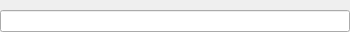
<?xml version="1.0" encoding="UTF-8"?>
<ui version="4.0">
 <class>InsertCompleter</class>
 <widget class="QDialog" name="InsertCompleter">
  <property name="geometry">
   <rect>
    <x>0</x>
    <y>0</y>
    <width>433</width>
    <height>34</height>
   </rect>
  </property>
  <property name="sizePolicy">
   <sizepolicy hsizetype="Minimum" vsizetype="Maximum">
    <horstretch>0</horstretch>
    <verstretch>0</verstretch>
   </sizepolicy>
  </property>
  <property name="minimumSize">
   <size>
    <width>0</width>
    <height>0</height>
   </size>
  </property>
  <property name="maximumSize">
   <size>
    <width>16777215</width>
    <height>184</height>
   </size>
  </property>
  <property name="cursor">
   <cursorShape>SizeAllCursor</cursorShape>
  </property>
  <property name="focusPolicy">
   <enum>Qt::ClickFocus</enum>
  </property>
  <property name="windowTitle">
   <string>Form</string>
  </property>
  <property name="windowOpacity">
   <double>1.000000000000000</double>
  </property>
  <property name="toolTip">
   <string>Drag to move; Press Esc to close.</string>
  </property>
  <property name="autoFillBackground">
   <bool>true</bool>
  </property>
  <layout class="QVBoxLayout" name="verticalLayout">
   <property name="spacing">
    <number>0</number>
   </property>
   <property name="sizeConstraint">
    <enum>QLayout::SetFixedSize</enum>
   </property>
   <property name="leftMargin">
    <number>0</number>
   </property>
   <property name="topMargin">
    <number>10</number>
   </property>
   <property name="rightMargin">
    <number>0</number>
   </property>
   <property name="bottomMargin">
    <number>0</number>
   </property>
   <item>
    <widget class="CompleterEdit" name="edit">
     <property name="minimumSize">
      <size>
       <width>350</width>
       <height>0</height>
      </size>
     </property>
    </widget>
   </item>
  </layout>
 </widget>
 <customwidgets>
  <customwidget>
   <class>CompleterEdit</class>
   <extends>QLineEdit</extends>
   <header>ui/widgets/completer.h</header>
  </customwidget>
 </customwidgets>
 <resources/>
 <connections/>
</ui>
